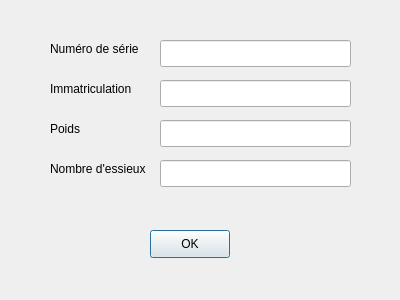
<?xml version="1.0" encoding="UTF-8"?>
<ui version="4.0">
 <class>AjouterCamionGuiClass</class>
 <widget class="QDialog" name="AjouterCamionGuiClass">
  <property name="geometry">
   <rect>
    <x>0</x>
    <y>0</y>
    <width>400</width>
    <height>300</height>
   </rect>
  </property>
  <property name="windowTitle">
   <string>AjouterCamionGui</string>
  </property>
  <widget class="QLabel" name="label">
   <property name="geometry">
    <rect>
     <x>50</x>
     <y>40</y>
     <width>101</width>
     <height>17</height>
    </rect>
   </property>
   <property name="text">
    <string>Numéro de série</string>
   </property>
  </widget>
  <widget class="QLabel" name="label_2">
   <property name="geometry">
    <rect>
     <x>50</x>
     <y>80</y>
     <width>101</width>
     <height>17</height>
    </rect>
   </property>
   <property name="text">
    <string>Immatriculation</string>
   </property>
  </widget>
  <widget class="QLabel" name="label_3">
   <property name="geometry">
    <rect>
     <x>50</x>
     <y>120</y>
     <width>53</width>
     <height>17</height>
    </rect>
   </property>
   <property name="text">
    <string>Poids</string>
   </property>
  </widget>
  <widget class="QLabel" name="label_4">
   <property name="geometry">
    <rect>
     <x>50</x>
     <y>160</y>
     <width>111</width>
     <height>17</height>
    </rect>
   </property>
   <property name="text">
    <string>Nombre d'essieux</string>
   </property>
  </widget>
  <widget class="QLineEdit" name="leNiv">
   <property name="geometry">
    <rect>
     <x>160</x>
     <y>40</y>
     <width>191</width>
     <height>27</height>
    </rect>
   </property>
  </widget>
  <widget class="QLineEdit" name="leImma">
   <property name="geometry">
    <rect>
     <x>160</x>
     <y>80</y>
     <width>191</width>
     <height>27</height>
    </rect>
   </property>
  </widget>
  <widget class="QLineEdit" name="lePoids">
   <property name="geometry">
    <rect>
     <x>160</x>
     <y>120</y>
     <width>191</width>
     <height>27</height>
    </rect>
   </property>
  </widget>
  <widget class="QLineEdit" name="leEssieux">
   <property name="geometry">
    <rect>
     <x>160</x>
     <y>160</y>
     <width>191</width>
     <height>27</height>
    </rect>
   </property>
  </widget>
  <widget class="QPushButton" name="pushButtonOkay">
   <property name="geometry">
    <rect>
     <x>150</x>
     <y>230</y>
     <width>80</width>
     <height>28</height>
    </rect>
   </property>
   <property name="text">
    <string>OK</string>
   </property>
  </widget>
 </widget>
 <layoutdefault spacing="6" margin="11"/>
 <resources/>
 <connections>
  <connection>
   <sender>pushButtonOkay</sender>
   <signal>clicked()</signal>
   <receiver>AjouterCamionGuiClass</receiver>
   <slot>validerCamion()</slot>
   <hints>
    <hint type="sourcelabel">
     <x>189</x>
     <y>243</y>
    </hint>
    <hint type="destinationlabel">
     <x>199</x>
     <y>149</y>
    </hint>
   </hints>
  </connection>
 </connections>
 <slots>
  <slot>validerCamion()</slot>
 </slots>
</ui>
